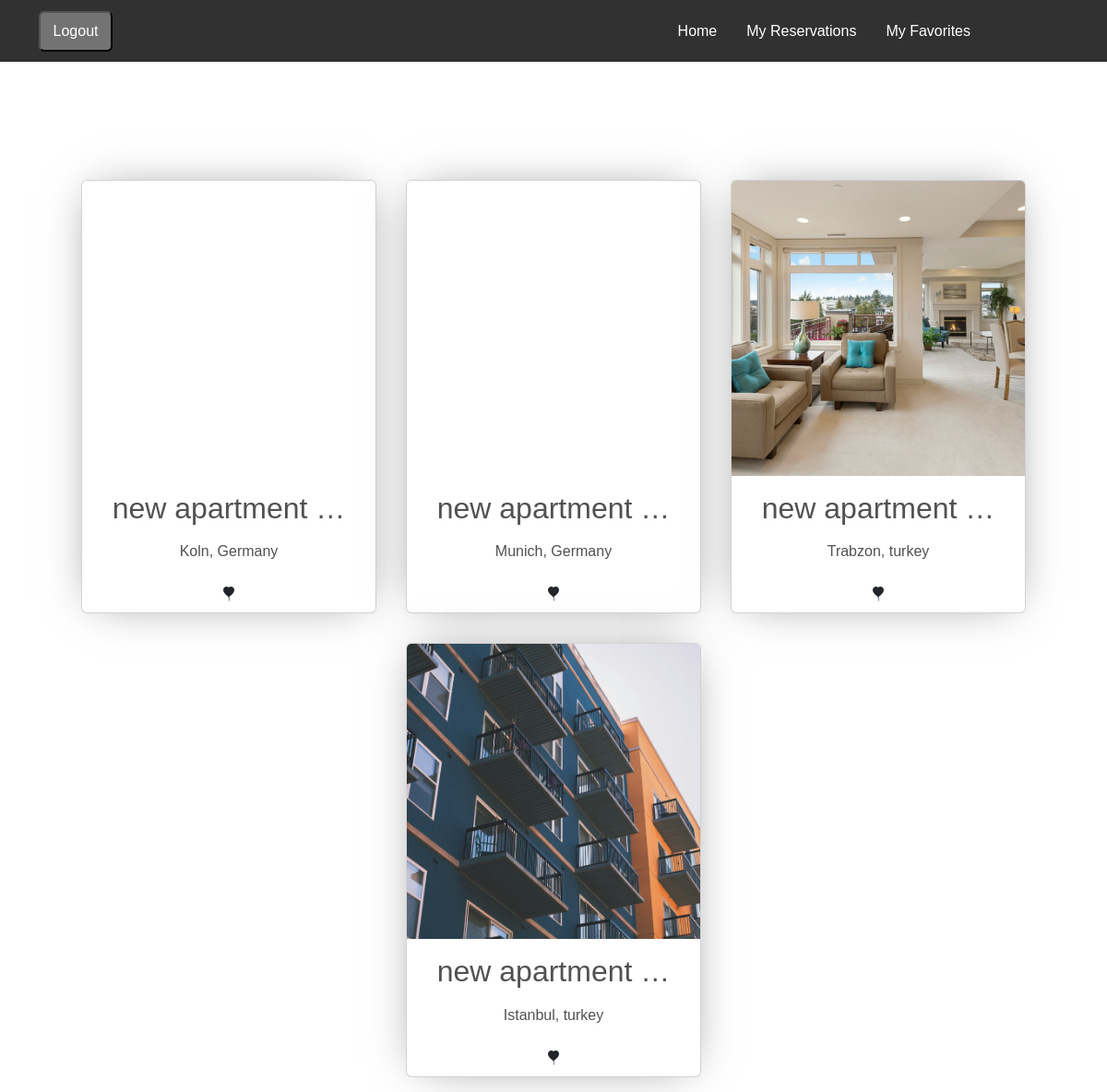
The app's page /favorites/ (signed in), older data.
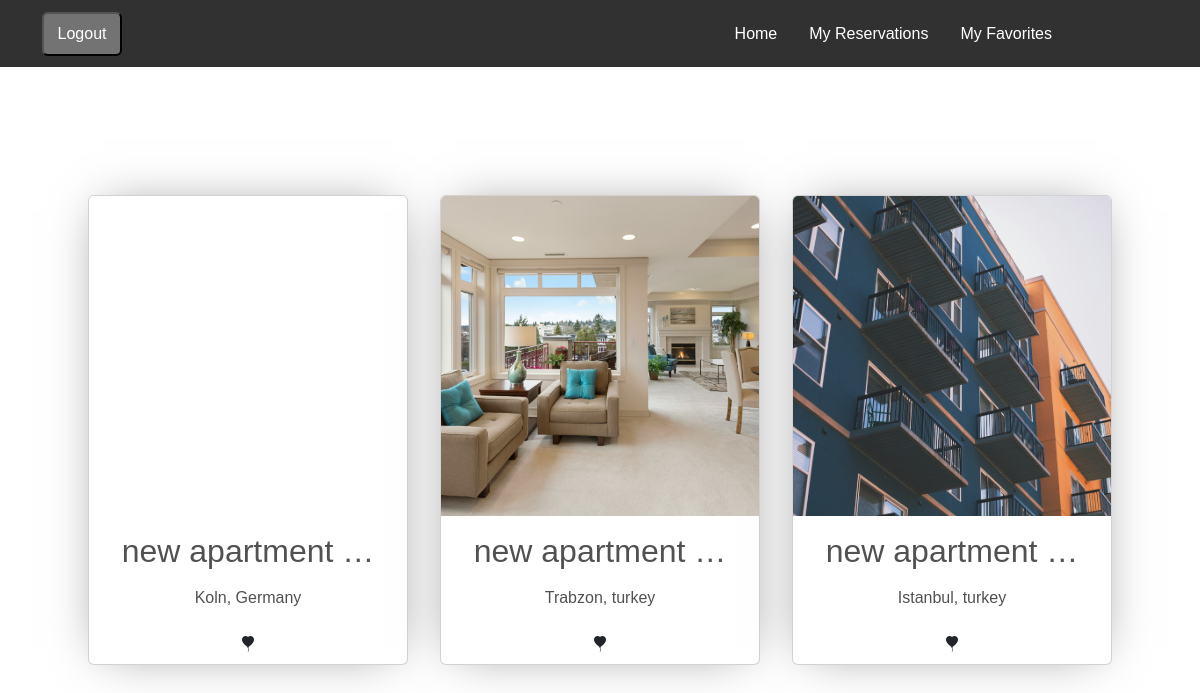
The same page, newer data.
### apartments/models.py (models this page shows, shortened)
class favorite(models.Model):
    user = models.ForeignKey(settings.AUTH_USER_MODEL, null=True, blank=True, on_delete=models.CASCADE)
    apartment = models.ForeignKey(Apartment, on_delete=models.CASCADE)
    class Meta:
        verbose_name = "favorite"
        verbose_name_plural = "favorites"
        unique_together = [['user', 'apartment']]  # Ensure user can add an apartment only once to favorites

class Apartment(models.Model):
    category = models.ForeignKey(Category, on_delete=models.CASCADE)
    country=models.ForeignKey(Country,on_delete=models.SET_NULL,null=True,blank=True)
    city = models.ForeignKey(City, on_delete=models.CASCADE,null=True)
    actual_address=models.CharField(max_length=255,null=True,blank=True)
    maps_link=models.CharField(max_length=255,blank=True)
    apt_name = models.CharField(max_length=255)
    description = models.TextField()
    cover_image=models.ImageField(upload_to='covers/',null=True)
    is_active = models.BooleanField(default=True)
    is_booked = models.BooleanField(default=False)
    rooms = models.IntegerField(null=True)
    beds = models.IntegerField(null=True)
    bath_rooms = models.IntegerField(null=True)
    wifi = models.BooleanField(default=False)
    tv = models.BooleanField(default=False)
    price_per_night = models.DecimalField(max_digits=10, decimal_places=2)
    user = models.ForeignKey(settings.AUTH_USER_MODEL, null=True, blank=True, on_delete=models.CASCADE)
    views = models.BigIntegerField(default=0)
    created_at = models.DateTimeField(auto_now_add=True,null=True)
    updated_at = models.DateTimeField(auto_now=True,null=True)

class City(models.Model):
    city_name = models.CharField(max_length=100)
    city_image=models.ImageField(upload_to="cities/",null=True,blank=True)
    postal_code = models.IntegerField()
    country = models.ForeignKey(Country, on_delete=models.CASCADE)
    def __str__(self):
        return self.city_name

class Country(models.Model):
    country_name = models.CharField(max_length=100)
    country_image=models.ImageField(upload_to='countries/', blank=True, null=True)
    def __str__(self):
        return self.country_name

### apartments/views.py (the view)
# urls.py: path('favorites/', views.FavoriteListView.as_view(), name='favorite_list'),
class FavoriteListView(ListView):
    model = favorite
    template_name = "user_favorites.html"
    def get_context_data(self, **kwargs) :
        context = super().get_context_data(**kwargs)
        context["favorites"] =favorite.objects.filter(user=self.request.user)
        return context

### apartments/templates/user_favorites.html (shortened to what this page needs)
{% extends "main_base.html" %}
{% block content %}
<br><br><br><br>
    <ul class="card-list">
    {% if favorites %}
    {% for favorite in favorites %}
	<li class="card">
		<a class="card-image" rel="noopener" href="{% url 'detail' favorite.apartment.id %}" target="_blank" style="background-image: url({% if favorite.apartment.cover_image %}{{ favorite.apartment.cover_image.url }}{% else %}placeholder.jpg{% endif %});" data-image-full="{% if favorite.apartment.cover_image %}{{ favorite.apartment.cover_image.url }}{% else %}placeholder.jpg{% endif %}">
		</a>
		<a class="card-description" href="{% url 'detail' favorite.apartment.id %}" target="_blank" rel="noopener">
			<h2>{{ favorite.apartment.apt_name|truncatewords:2 }}</h2>
			<p>{{ favorite.apartment.city }}, {{ favorite.apartment.country }}</p>
		</a>
                        {% if favorite %}
                        <form method="post" action="{% url 'favorite_delete' favorite.id %}">
                            <button class="btn" type="submit">
                                <i title="Remove from favorite" class="bi bi-balloon-heart-fill"></i>
                              </button>
                        </form>
                        {% endif %}
	</li>
    {% endfor %}
</ul>
{% else %}
<p>No Favorites yet.</p
{% endif %}
{% endblock content %}

### templates/main_base.html (shortened to what this page needs)
<!DOCTYPE html>
<html lang="en">
<head>
  {% load static %}
    <link rel="stylesheet" href="{% static "css/HomePage.css" %} ">
    <link rel="stylesheet" href="https://cdn.jsdelivr.net/npm/daterangepicker/daterangepicker.css">
    <link rel="stylesheet" href="https://cdn.jsdelivr.net/npm/bootstrap-icons@1.11.3/font/bootstrap-icons.min.css">
    <link href="https://cdn.jsdelivr.net/npm/bootstrap@5.3.3/dist/css/bootstrap.min.css" rel="stylesheet">
    <link rel="stylesheet" href="https://cdnjs.cloudflare.com/ajax/libs/font-awesome/6.5.2/css/all.min.css">
    <link href="https://cdnjs.cloudflare.com/ajax/libs/select2/4.0.13/css/select2.min.css" rel="stylesheet" />
</head>
<body>
  {% include "partials/navbar.html" %}
     {% block content %}
    {% endblock content %}
</body>
</html>

### templates/partials/navbar.html (shortened to what this page needs)
{% load static %}
<header>
    <div class="container">
        <div class="loginLinks d-flex">
            {% if not user.is_authenticated %}
            <a href="{% url "users_login" %}" class="text-decoration-none rounded p-2 text-white text-center loginBtn">Log in</a>
            <a href="{% url "users_register" %}" class="text-decoration-none rounded p-2 text-white text-center loginBtn">Sign up</a>
            {% else %}
            <form method="post" action="{% url 'users_logout' %}">
                <button type="submit" class="text-decoration-none rounded p-2 text-white text-center loginBtn">Logout</button>
            </form>
            {% endif %}
        </div>
        <div class="d-flex align-items-center linksAndLogo">
            <nav>
                <ul class="mb-0 list-unstyled">
                    <li><a class="p-3 text-decoration-none rounded navLink" href="{% url "index" %}">Home</a></li>
                    {% if user.is_authenticated %}
                    <li><a class="p-3 text-decoration-none rounded navLink" href="{% url 'list-reserv' %}">My Reservations</a></li>
                    <li><a class="p-3 text-decoration-none rounded navLink" href="{% url "favorite_list" %}">My Favorites</a></li>
                    {% endif %}
                </ul>
            </nav>
        </div>
    </div>
</header>

### BookingSystem/static/css/homePage.css (style rules this page uses)
* { margin: 0; padding: 0; }
:root { --main-color: #313131; --secondary-color: #737373; --hover-color: #7b6025; --secondary-golden-color: #a97510; }
.loginLinks { gap: 40px !important; }
.loginBtn { background-color: var(--secondary-color); width: 80px; }
header { position: relative; background-color: var(--main-color); width: 100%; height: 67px; display: flex !important; align-items: center; }
.container { display: flex; justify-content: space-between; align-items: center; height: 95px; }
.navLink { color: rgb(255, 255, 255); }
.linksAndLogo { gap: 30px !important; }
header nav ul { display: flex; }
header nav ul a { display: block; }

### apartments/templates/user_favorites.html (style rules this page uses)
.card-image { display: block; min-height: 20rem; background: #fff center center no-repeat; background-size: cover; filter: blur(3px); }
.card-image.is-loaded { filter: none; transition: filter 1s; }
html, body { width: 100%; height: 100%; margin: 0; font-size: 16px; font-family: sans-serif; }
.card-list { display: block; margin: 1rem auto; padding: 0; font-size: 0; text-align: center; list-style: none; }
.card { display: inline-block; width: 90%; max-width: 20rem; margin: 1rem; font-size: 1rem; text-decoration: none; overflow: hidden; box-shadow: 0 0 3rem -1rem rgba(0,0,0,0.5); transition: transform 0.1s ease-in-out, box-shadow 0.1s; }
.card-description { display: block; padding: 1em 0.5em; color: #515151; text-decoration: none; }
.card-description > h2 { margin: 0 0 0.5em; }
.card-description > p { margin: 0; }

Row changes from the older to the newer data that the page shows:
removed favorite: apartment.apt_name "new apartment …", apartment.city "Munich", apartment.country "Germany"
